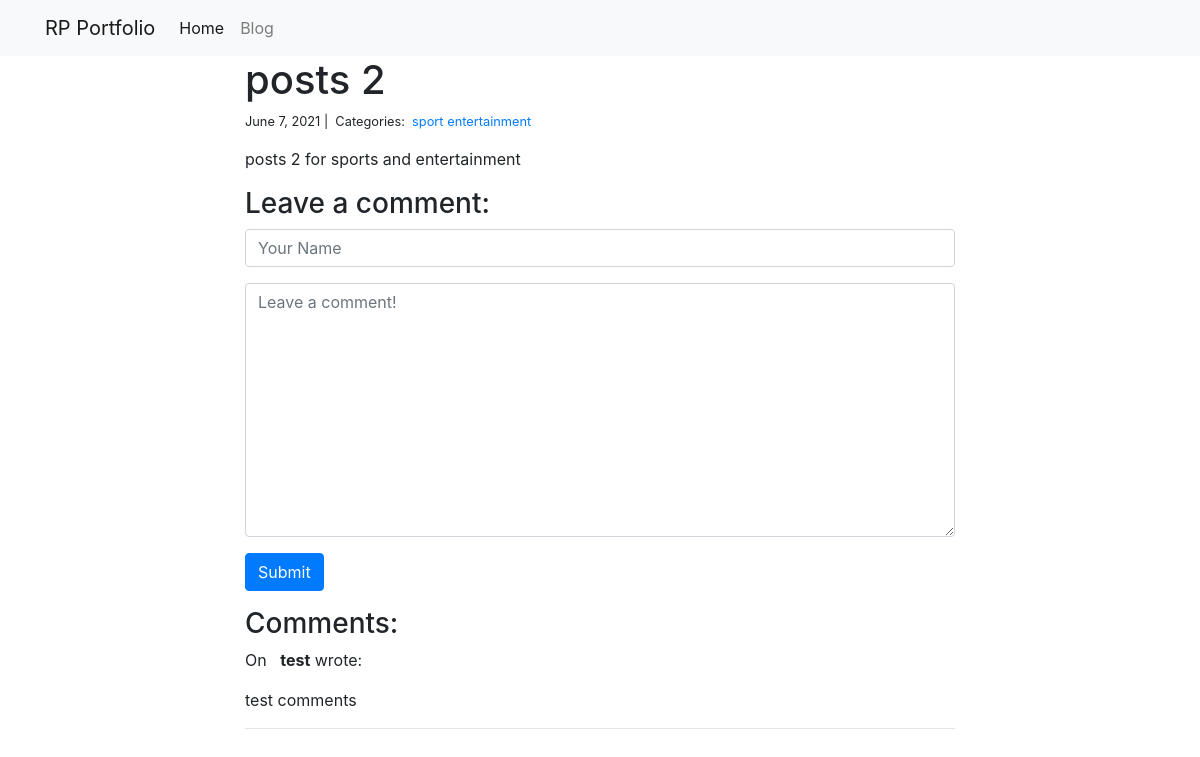
The app's page /blog/2/ with its own data.
### blog/models.py (models this page shows)
class Post(models.Model):
    title = models.CharField(max_length=255)
    body = models.TextField()
    created_on = models.DateTimeField(auto_now_add=True)
    last_modified = models.DateTimeField(auto_now=True)
    categories = models.ManyToManyField('Category', related_name='posts')

class Category(models.Model):
    name = models.CharField(max_length=20)

class Comment(models.Model):
    author = models.CharField(max_length=60)
    body = models.TextField()
    created_on = models.DateTimeField(auto_now_add=True)
    post = models.ForeignKey('Post', on_delete=models.CASCADE)

### blog/views.py (the view, shortened to what this page needs)
# urls.py: path("<int:pk>/", views.blog_detail, name="blog_detail"),
def blog_detail(request, pk):
    post = Post.objects.get(pk=pk)
    form = CommentForm()
    comments = Comment.objects.filter(post=post)
    context = {
        "post": post,
        "comments": comments,
         "form": form,
    }
    return render(request, "blog_detail.html", context)

### blog/forms.py
class CommentForm(forms.Form):
    author = forms.CharField(
        max_length=60,
        widget=forms.TextInput(attrs={
            "class": "form-control",
            "placeholder": "Your Name"
        })
    )
    body = forms.CharField(widget=forms.Textarea(
        attrs={
            "class": "form-control",
            "placeholder": "Leave a comment!"
        })
    )

### blog/templates/blog_detail.html (shortened to what this page needs)
{% extends "base.html" %}
{% block page_content %}
<div class="col-md-8 offset-md-2">
    <h1>{{ post.title }}</h1>
    <small>
        {{ post.created_on.date }} |&nbsp;
        Categories:&nbsp;
        {% for category in post.categories.all %}
        <a href="{% url 'blog_category' category.name %}">
            {{ category.name }}
        </a>
        {% endfor %}
    </small>
    <p>{{ post.body | linebreaks }}</p>
    <h3>Leave a comment:</h3>
    <form action="/blog/{{ post.pk }}/" method="post">
        <div class="form-group">
            {{ form.author }}
        </div>
        <div class="form-group">
            {{ form.body }}
        </div>
        <button type="submit" class="btn btn-primary">Submit</button>
    </form>
    <h3>Comments:</h3>
    {% for comment in comments %}
    <p>
        On {{ comment.create_on.date }}&nbsp;
        <b>{{ comment.author }}</b> wrote:
    </p>
    <p>{{ comment.body }}</p>
    <hr>
    {% endfor %}
</div>
{% endblock %}

### records on screen
Post: title "posts 2", created_on "June 7, 2021", body "posts 2 for sports and entertainment"
Category: name "sport"
Category: name "entertainment"
Comment: author "test", body "test comments"
